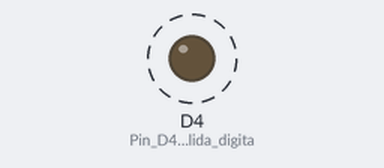
Recording of a sketch running on a simulated ESP8266 (NodeMCU). On the bench: output pins drawn as LEDs (lit = HIGH). Dashed ring = blinking.

Above: at 0.12 s.
Timing chart, 0 to 3.0 s (numbered marks = the images above):
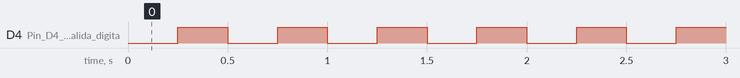

Measured:
- by itself, D4 (Pin_D4_como_salida_digita): alternates HIGH for 0.25 s and LOW for 0.25 s

The sketch:

01_BLINK.ino
```cpp
//Primer programa de NodeMCU ESP 12-E
//LED en D4

void setup()
{
  pinMode(D4,OUTPUT); //Pin D4 como salida digital
  digitalWrite(D4,HIGH);//Apagar D4 (lógica inversa)
}

void loop()
{
  digitalWrite(D4,LOW);delay(250);
  digitalWrite(D4,HIGH);delay(250);
}
```
